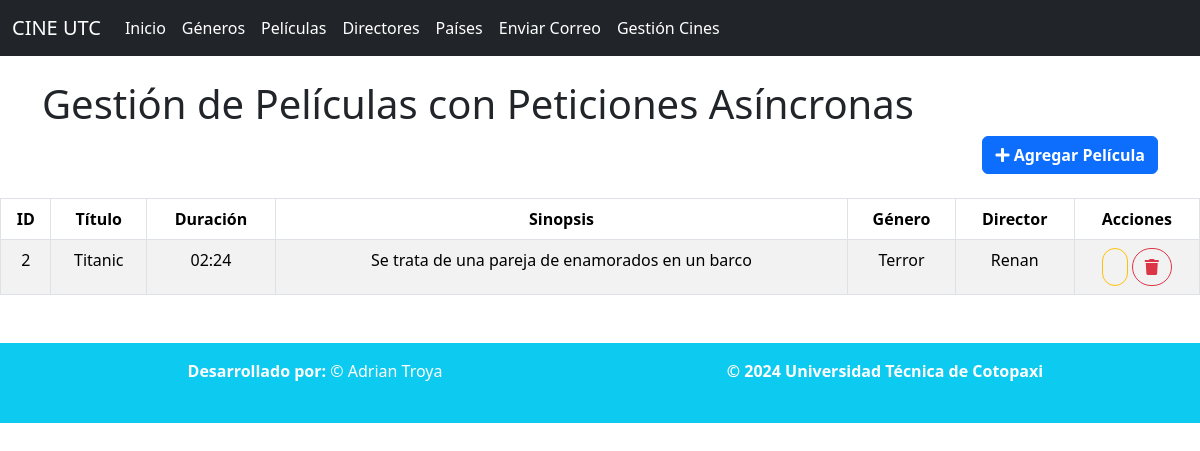
/listadoPeliculas/, run on the app's committed database.
### Aplicaciones/Cartelera/models.py (models this page shows, shortened)
class Pelicula(models.Model):
    id=models.AutoField(primary_key=True)
    titulo=models.CharField(max_length=250)
    duracion=models.TimeField(null=True)
    sinopsis=models.TextField()
    genero=models.ForeignKey(Genero, on_delete=models.CASCADE) #llamando a la clave primaria de Género y traba con funcion casacada
    director=models.ForeignKey(Director, on_delete=models.CASCADE) #llamamos a la calve primaria de Director y traba con funcion casacada.

class Genero(models.Model):
    nombre = models.CharField(max_length=100)
    descripcion = models.TextField()
    estado = models.BooleanField(default=True)
    foto = models.ImageField(upload_to='generos/fotos/', blank=True, null=True)

class Director(models.Model):
    id=models.AutoField(primary_key=True)
    dni = models.CharField(max_length=20)
    apellido = models.CharField(max_length=50)
    nombre = models.CharField(max_length=50)
    gmail = models.EmailField(max_length=254, blank=True, null=True)  # Nuevo campo
    estado = models.BooleanField(default=True)
    portada = models.ImageField(upload_to='directores/', blank=True, null=True)

### Aplicaciones/Cartelera/views.py (the view)
# urls.py: path('listadoPeliculas/', views.listadoPeliculas, name='listadoPeliculas'),
def listadoPeliculas(request):
    peliculas = Pelicula.objects.all()
    return render(request, "listadoPeliculas.html", {'peliculas': peliculas})

### Aplicaciones/Cartelera/templates/listadoPeliculas.html (shortened to what this page needs)
{% extends "./plantilla.html" %}
{% block body %}
<br>
<div class="container">
    <h1>Gestión de Películas con Peticiones Asíncronas</h1>
    <div class="row">
        <div class="col-md-12 text-end">
            <a href="#" class="btn btn-primary" data-bs-toggle="modal" data-bs-target="#exampleModal">
                <i class="fas fa-plus"></i>
                <b>Agregar Película</b>
            </a>
        </div>
    </div>
</div>
<br>
<table class="table table-bordered table-striped table-hover" id="tbl-peliculas">
    <thead>
        <tr>
            <th class="text-center">ID</th>
            <th class="text-center">Título</th>
            <th class="text-center">Duración</th>
            <th class="text-center">Sinopsis</th>
            <th class="text-center">Género</th>
            <th class="text-center">Director</th>
            <th class="text-center">Acciones</th>
        </tr>
    </thead>
    <tbody>
        {% for pelicula in peliculas %}
        <tr>
            <td class="text-center">{{ pelicula.id }}</td>
            <td class="text-center">{{ pelicula.titulo }}</td>
            <td class="text-center">{{ pelicula.duracion }}</td>
            <td class="text-center">{{ pelicula.sinopsis }}</td>
            <td class="text-center">{{ pelicula.genero.nombre }}</td>
            <td class="text-center">{{ pelicula.director.nombre }}</td>
            <td class="text-center">
                <a href="{% url 'editarPelicula' pelicula.id %}" class="btn btn-outline-warning btn-circle" title="Editar Película">
                </a>
                <a href="{% url 'eliminarPelicula' pelicula.id %}" onclick="return confirm('¿Estás seguro?');" class="btn btn-outline-danger btn-circle" title="Eliminar Película">
                    <i class="fas fa-trash"></i>
                </a>
            </td>
        </tr>
        {% endfor %}
    </tbody>
</table>
{% endblock %}

### Aplicaciones/Cartelera/templates/listadoPeliculas.html (style rules this page uses)
.btn-circle { border-radius: 100px !important; }

### data on the page
Pelicula: id "2", titulo "Titanic", duracion "02:24", sinopsis "Se trata de una pareja de enamorados en un barco", genero.nombre "Terror", director.nombre "Renan"
